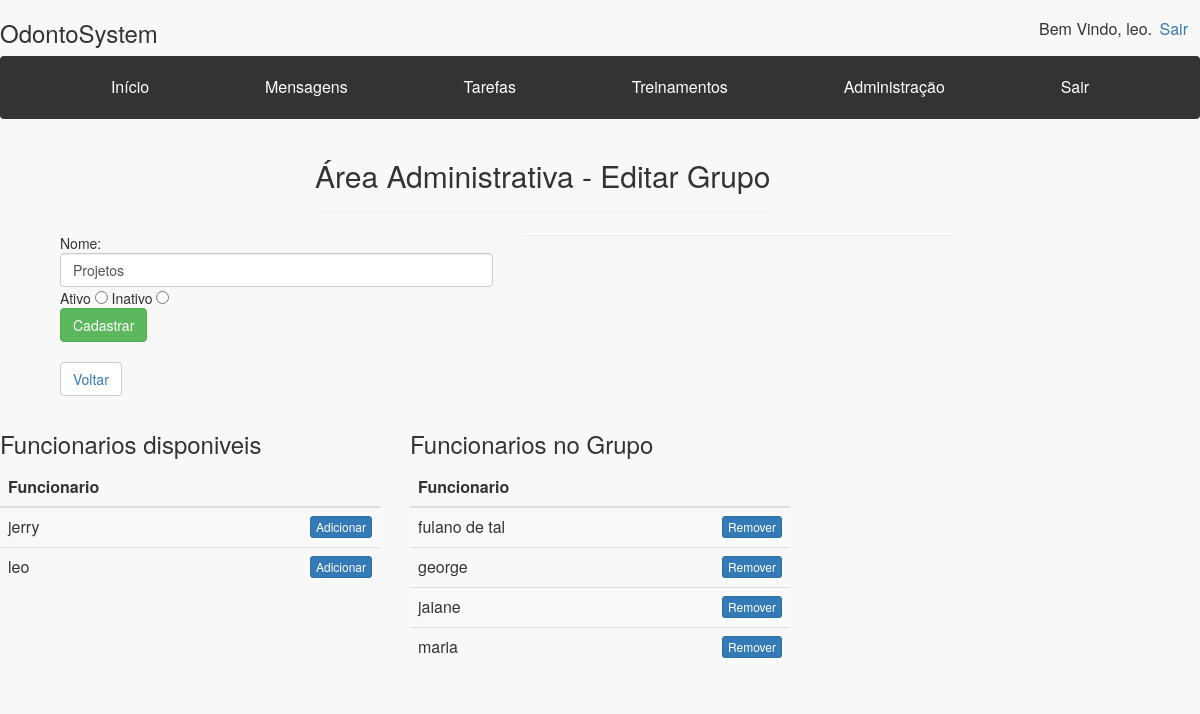
Screenshot of /view/Administracao/Grupo/editar.php?id_editar=1 (signed in) with the database file from the repository.
### tables this page shows
CREATE TABLE `grupo` (
  `id_grupo` int(11) NOT NULL,
  `descricao` varchar(45) NOT NULL,
  `ativo` tinyint(4) NOT NULL
);

CREATE TABLE `funcionario` (
  `id_funcionario` int(11) NOT NULL,
  `nome` varchar(45) NOT NULL,
  `cpf` varchar(45) NOT NULL,
  `endereco` varchar(45) NOT NULL,
  `id_cargo` int(11) NOT NULL,
  `sexo` varchar(45) NOT NULL,
  `senha` varchar(10) NOT NULL,
  `ativo` int(11) DEFAULT NULL
);

### controller/GrupoController.php (called while the page is built, shortened)
<?php
require_once($_SERVER['DOCUMENT_ROOT'] . "/OdontoSystem/model/Grupo.php");
class GrupoController{
   public function funcionariosDisponiveis($id_grupo) {
    $grupo = new Grupo();
    $results = $grupo->funcionariosDisponiveis($id_grupo);
    return $results;
  }
  public function funcionariosIndisponiveis($id_grupo) {
    $grupo = new Grupo();
    $results = $grupo->funcionariosIndisponiveis($id_grupo);
    return $results;
  }
   public function returnGrupoById($id_grupo) {
      $grupo = new Grupo();
      $result = $grupo->returnGrupoById($id_grupo);
      return $result;
   }
}
?>

### model/Grupo.php (called while the page is built, shortened)
<?php
class Grupo {
	public function funcionariosDisponiveis($id_grupo) {
		$conn = Banco::connect();
		$stmt = $conn->prepare("select funcionario.id_funcionario, funcionario.nome FROM funcionario, grupo, funcionario_grupo WHERE funcionario.id_funcionario not in (SELECT funcionario_grupo.id_funcionario from grupo, funcionario_grupo WHERE funcionario_grupo.id_grupo = grupo.id_grupo and grupo.id_grupo = :id_grupo) GROUP by nome ");
		$stmt->bindParam(":id_grupo", $id_grupo);
		$stmt->execute();
		$results = $stmt->fetchAll(PDO::FETCH_ASSOC);
		return $results;
	}
	public function funcionariosIndisponiveis($id_grupo) {
		$conn = Banco::connect();
		$stmt = $conn->prepare("select funcionario.id_funcionario, funcionario.nome FROM funcionario, grupo, funcionario_grupo WHERE funcionario.id_funcionario in (SELECT funcionario_grupo.id_funcionario from grupo, funcionario_grupo WHERE funcionario_grupo.id_grupo = grupo.id_grupo and grupo.id_grupo = :id_grupo) GROUP by nome ");
		$stmt->bindParam(":id_grupo", $id_grupo);
		$stmt->execute();
		$results = $stmt->fetchAll(PDO::FETCH_ASSOC);
		return $results;
	}
	public function returnGrupoById($id_grupo) {
		$conn = Banco::connect();
		$stmt = $conn->prepare("SELECT * FROM Grupo WHERE id_grupo = :id_grupo");
		$stmt->bindParam(":id_grupo", $id_grupo);
		$stmt->execute();
		$results = $stmt->fetchAll(PDO::FETCH_ASSOC);
		return $results[0];
	}
}
?>

### view/Administracao/Grupo/editar.php (the view, shortened to what this page needs)
<?php
require_once($_SERVER['DOCUMENT_ROOT'] . "/OdontoSystem/view/header.php");
require_once($_SERVER['DOCUMENT_ROOT'] . "/OdontoSystem/controller/GrupoController.php");
if (isset($_GET['id_editar'])) {
	$grupocontroller = new GrupoController();
	$grupo = $grupocontroller->returnGrupoById($_GET['id_editar']);
	$disponiveis = $grupocontroller->funcionariosDisponiveis($_GET['id_editar']);
    $indisponiveis = $grupocontroller->funcionariosIndisponiveis($_GET['id_editar']);
}
?>
<body>
	<div class="container">
		<div class="row" >
			<div class="col-md-offset-3">
				<h2>Área Administrativa - Editar Grupo</h2>
				<hr>
			</div>
		</div>
		<div class="col-md-5">
			<form method="POST">
				<div class="form-group">
					Nome: <input type="text" class="form-control" name="descricao" value=<?=$grupo['descricao']?>>
					Ativo <input type="radio" name="ativo" name="1"> Inativo <input type="radio" name="ativo" value="0"><br>
					<button type="submit" class="btn btn-success">Cadastrar</button> <br> <br>
					<button type="submit" class="btn btn-default"><a  href="/OdontoSystem/view/Administracao/Grupo/index.php" >Voltar</a></button>
				</div>
			</form>
		</div>
		<div class="col-md-5">
			<div class="panel">
			</div>
		</div>
	</div>
<section class="content">
    <div class="row">
        <div class="col-md-4">
            <div class="box box-primary">
                <div class="box-header with-border">
                <h3 class="box-title">Funcionarios disponiveis</h3>
                </div>
                <div class="box-body">
                    <table class="table table-striped">
                        <thead>
                            <tr>
                            <th>Funcionario</th>
                            <th style="width: 240px">&nbsp;</th>
                            </tr>
                        </thead>
                        <tbodx	y>
                           <?php
                           		foreach ($disponiveis as $key => $value) {
                           			echo "<tr>";
                           			$nome = $value['nome'];
                                    $id_funcionario = $value['id_funcionario'];
                                    $id_grupo = $grupo['id_grupo'];
                           			echo "<td>$nome</td>";
                 					echo "<td> <a href='/OdontoSystem/view/Administracao/Grupo/editar.php?id_funcionario=$id_funcionario&id_grupo=$id_grupo' class='btn btn-primary btn-xs pull-right'><i class='fa fa-arrow-right'></i> Adicionar</a> </td>";
                            		echo "</tr>";
                                }
                     		?>
                    </table>
                </div>
            </div>
        </div>
        <div class="col-md-4">
            <div class="box box-success">
                <div class="box-header with-border">
                <h3 class="box-title">Funcionarios no Grupo </h3>
                </div>
                <div class="box-body">
                    <table class="table table-striped">
                        <thead>
                            <tr>
                            <th>Funcionario</th>
                            <th style="width: 240px">&nbsp;</th>
                            </tr>
                        </thead>
                        <tbody>
                            <?php
                                foreach ($indisponiveis as $key => $value) {
                                    echo "<tr>";
                                    $nome = $value['nome'];
                                    $id_funcionario = $value['id_funcionario'];
                                    $id_grupo = $grupo['id_grupo'];
                                    echo "<td>$nome</td>";
                                    echo "<td> <a href='/OdontoSystem/view/Administracao/Grupo/editar.php?id_remove=$id_funcionario&id_grupo=$id_grupo' class='btn btn-primary btn-xs pull-right'><i class='fa fa-arrow-right'></i> Remover</a> </td>";
                                    echo "</tr>";
                                }
                            ?>
                        </tbody>
                    </table>
                </div>
            </div>
        </div>
    </div>
</section>
</body>
</html>

### resources/css/sb-admin-2.css (style rules this page uses)
body { background-color: #f8f8f8; }

### rows the page displays
grupo: descricao "Projetos"
funcionario: nome "jerry"
funcionario: nome "leo"
funcionario: nome "fulano de tal"
funcionario: nome "george"
funcionario: nome "jaiane"
funcionario: nome "maria"

### other values shown
$_SESSION['nome'] "leo"
